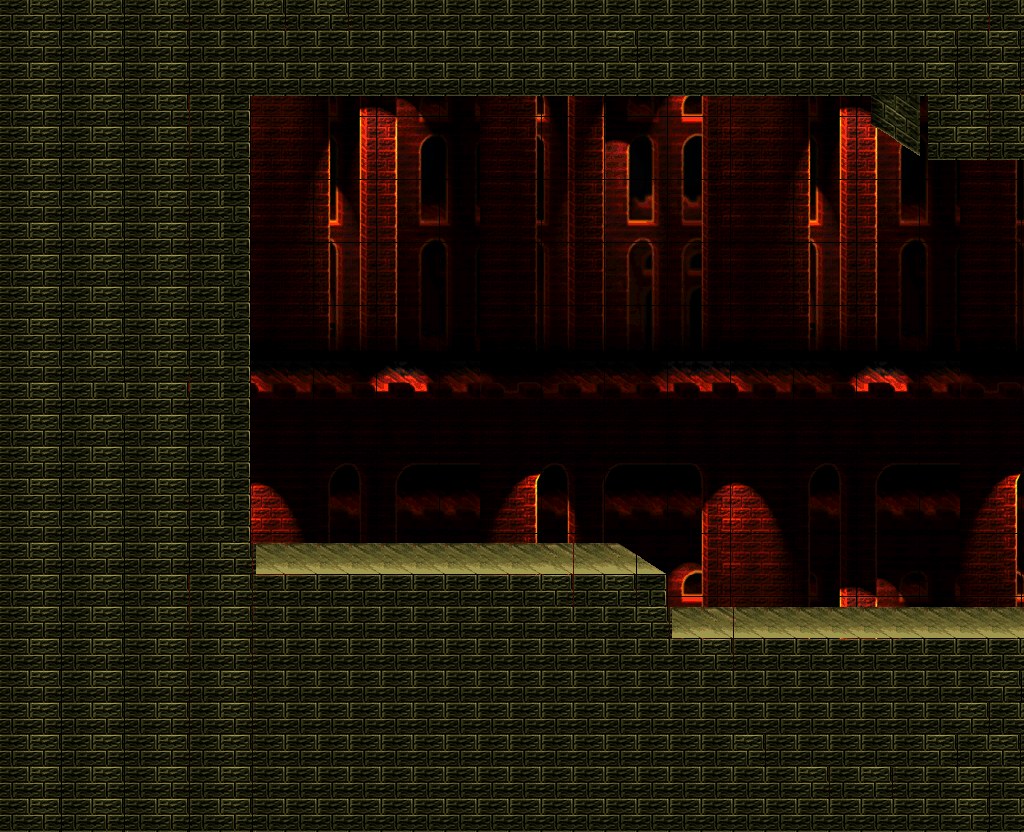

The image is a tile-based game level rendered from a .tmx file. Its description and complete source (layers, tilesets, objects, tile grids) follow:
An orthogonal 32x26 tile map with 32x32 px tiles, 2 tile layers (Tile Layer 1, Castle).

<map version="1.8" tiledversion="1.8.2" orientation="orthogonal" renderorder="right-down" width="32" height="26" tilewidth="32" tileheight="32" infinite="0" nextlayerid="5" nextobjectid="3">
 <tileset firstgid="1" name="Background" tilewidth="33" tileheight="33" tilecount="609" columns="21">
  <image source="pics/Claw - Level 1 Tiles.png" trans="ff00ff" width="715" height="974" />
 </tileset>
 <layer id="1" name="Tile Layer 1" width="32" height="26">
  <data encoding="csv">
385,386,387,388,389,390,391,392,393,394,395,396,397,398,399,385,386,387,388,389,390,391,392,393,394,395,396,397,398,399,385,386,
406,407,408,409,410,411,412,413,414,415,416,417,418,419,420,406,407,408,409,410,411,412,413,414,415,416,417,418,419,420,406,407,
427,428,429,430,431,432,433,434,435,436,437,438,439,440,441,427,428,429,430,431,432,433,434,435,436,437,438,439,440,441,427,428,
448,449,450,451,452,453,454,455,456,457,458,459,460,461,462,448,449,450,451,452,453,454,455,456,457,458,459,460,461,462,448,449,
469,470,471,472,473,474,475,476,477,478,479,480,481,482,483,469,470,471,472,473,474,475,476,477,478,479,480,481,482,483,469,470,
490,491,492,493,494,495,496,497,498,499,500,501,502,503,504,490,491,492,493,494,495,496,497,498,499,500,501,502,503,504,490,491,
511,512,513,514,515,516,517,518,519,520,521,522,523,524,525,511,512,513,514,515,516,517,518,519,520,521,522,523,524,525,511,512,
532,533,534,535,536,537,538,539,540,541,542,543,544,545,546,532,533,534,535,536,537,538,539,540,541,542,543,544,545,546,532,533,
553,554,555,556,557,558,559,560,561,562,563,564,565,566,567,553,554,555,556,557,558,559,560,561,562,563,564,565,566,567,553,554,
574,575,576,577,578,579,580,581,582,583,584,585,586,587,588,574,575,576,577,578,579,580,581,582,583,584,585,586,587,588,574,575,
595,596,597,598,599,600,601,602,603,604,605,606,607,608,609,595,596,597,598,599,600,601,602,603,604,605,606,607,608,609,595,596,
301,302,303,304,305,306,307,308,309,310,311,312,313,314,315,301,302,303,304,305,306,307,308,309,310,311,312,313,314,315,301,302,
322,323,324,325,326,327,328,329,330,331,332,333,334,335,336,322,323,324,325,326,327,328,329,330,331,332,333,334,335,336,322,323,
343,344,345,346,347,348,349,350,351,352,353,354,355,356,357,343,344,345,346,347,348,349,350,351,352,353,354,355,356,357,343,344,
364,365,366,367,368,369,370,371,372,373,374,375,376,377,378,364,365,366,367,368,369,370,371,372,373,374,375,376,377,378,364,365,
385,386,387,388,389,390,391,392,393,394,395,396,397,398,399,385,386,387,388,389,390,391,392,393,394,395,396,397,398,399,385,386,
406,407,408,409,410,411,412,413,414,415,416,417,418,419,420,406,407,408,409,410,411,412,413,414,415,416,417,418,419,420,406,407,
427,428,429,430,431,432,433,434,435,436,437,438,439,440,441,427,428,429,430,431,432,433,434,435,436,437,438,439,440,441,427,428,
448,449,450,451,452,453,454,455,456,457,458,459,460,461,462,448,449,450,451,452,453,454,455,456,457,458,459,460,461,462,448,449,
469,470,471,472,473,474,475,476,477,478,479,480,481,482,483,469,470,471,472,473,474,475,476,477,478,479,480,481,482,483,469,470,
490,491,492,493,494,495,496,497,498,499,500,501,502,503,504,490,491,492,493,494,495,496,497,498,499,500,501,502,503,504,490,491,
511,512,513,514,515,516,517,518,519,520,521,522,523,524,525,511,512,513,514,515,516,517,518,519,520,521,522,523,524,525,511,512,
532,533,534,535,536,537,538,539,540,541,542,543,544,545,546,532,533,534,535,536,537,538,539,540,541,542,543,544,545,546,532,533,
553,554,555,556,557,558,559,560,561,562,563,564,565,566,567,553,554,555,556,557,558,559,560,561,562,563,564,565,566,567,553,554,
574,575,576,577,578,579,580,581,582,583,584,585,586,587,588,574,575,576,577,578,579,580,581,582,583,584,585,586,587,588,574,575,
595,596,597,598,599,600,601,602,603,604,605,606,607,608,609,595,596,597,598,599,600,601,602,603,604,605,606,607,608,609,595,596
</data>
 </layer>
 <layer id="4" name="Castle" width="32" height="26">
  <data encoding="csv">
47,48,49,50,47,48,49,47,48,49,50,47,47,47,47,47,47,47,47,47,47,47,47,47,47,47,47,47,47,47,48,49,
47,48,49,50,47,48,49,47,47,47,47,47,47,47,47,47,47,47,47,48,49,47,47,47,47,47,47,47,47,48,49,50,
47,48,49,50,47,48,49,47,47,47,47,47,47,47,47,47,47,47,47,47,47,47,47,47,47,47,47,47,47,48,49,50,
47,48,49,50,47,48,49,51,0,0,0,0,0,0,0,0,0,0,0,0,0,0,0,0,0,0,0,59,60,47,48,49,
47,48,49,50,47,48,49,51,0,0,0,0,0,0,0,0,0,0,0,0,0,0,0,0,0,0,0,80,81,49,48,49,
47,48,49,50,47,48,49,51,0,0,0,0,0,0,0,0,0,0,0,0,0,0,0,0,0,0,0,0,0,0,0,0,
47,48,49,50,47,48,49,51,0,0,0,0,0,0,0,0,0,0,0,0,0,0,0,0,0,0,0,0,0,0,0,0,
47,48,49,50,47,48,49,51,0,0,0,0,0,0,0,0,0,0,0,0,0,0,0,0,0,0,0,0,0,0,0,0,
47,48,49,50,47,48,49,51,0,0,0,0,0,0,0,0,0,0,0,0,0,0,0,0,0,0,0,0,0,0,0,0,
47,48,49,50,47,48,49,51,0,0,0,0,0,0,0,0,0,0,0,0,0,0,0,0,0,0,0,0,0,0,0,0,
47,48,49,50,47,48,49,51,0,0,0,0,0,0,0,0,0,0,0,0,0,0,0,0,0,0,0,0,0,0,0,0,
47,48,49,50,47,48,49,51,0,0,0,0,0,0,0,0,0,0,0,0,0,0,0,0,0,0,0,0,0,0,0,0,
47,48,47,47,47,48,49,51,0,0,0,0,0,0,0,0,0,0,0,0,0,0,0,0,0,0,0,0,0,0,0,0,
47,48,49,50,47,48,49,51,0,0,0,0,0,0,0,0,0,0,0,0,0,0,0,0,0,0,0,0,0,0,0,0,
47,48,49,50,47,48,49,51,0,0,0,0,0,0,0,0,0,0,0,0,0,0,0,0,0,0,0,0,0,0,0,0,
47,48,49,50,47,48,49,51,0,0,0,0,0,0,0,0,0,0,0,0,0,0,0,0,0,0,0,0,0,0,0,0,
47,48,49,50,47,48,49,51,0,0,0,0,0,0,0,0,0,0,0,0,0,0,0,0,0,0,0,0,0,0,0,0,
47,48,49,50,47,48,49,50,26,26,26,26,26,26,26,26,26,27,28,29,30,0,0,0,0,0,0,0,0,0,0,0,
47,48,49,50,47,48,49,50,47,47,47,47,47,47,47,47,47,48,49,50,51,0,0,0,0,0,0,0,0,0,0,0,
47,48,49,50,47,48,49,50,47,47,47,47,47,47,47,47,47,47,49,49,48,26,27,28,28,28,28,28,28,28,28,28,
47,48,49,50,47,48,49,50,47,47,47,47,47,47,47,47,47,47,47,47,47,47,48,49,49,49,49,49,49,49,49,49,
47,48,49,50,47,48,49,50,47,47,47,47,47,47,47,47,47,47,47,47,47,47,47,47,47,47,47,47,47,47,47,48,
47,48,49,50,47,48,49,50,47,47,47,47,47,47,47,47,47,47,47,47,47,47,47,47,47,47,47,47,47,47,48,49,
47,48,49,50,47,48,49,50,47,47,47,47,47,47,47,47,47,47,47,47,47,47,47,48,47,47,47,47,47,48,49,50,
47,48,49,50,47,48,49,50,47,47,47,47,47,47,47,47,47,47,47,47,47,47,47,47,47,48,49,50,47,47,48,49,
47,48,49,50,47,48,49,50,47,47,47,47,47,47,47,47,47,47,47,47,47,47,47,47,47,47,47,47,47,47,48,49
</data>
 </layer>
</map>
